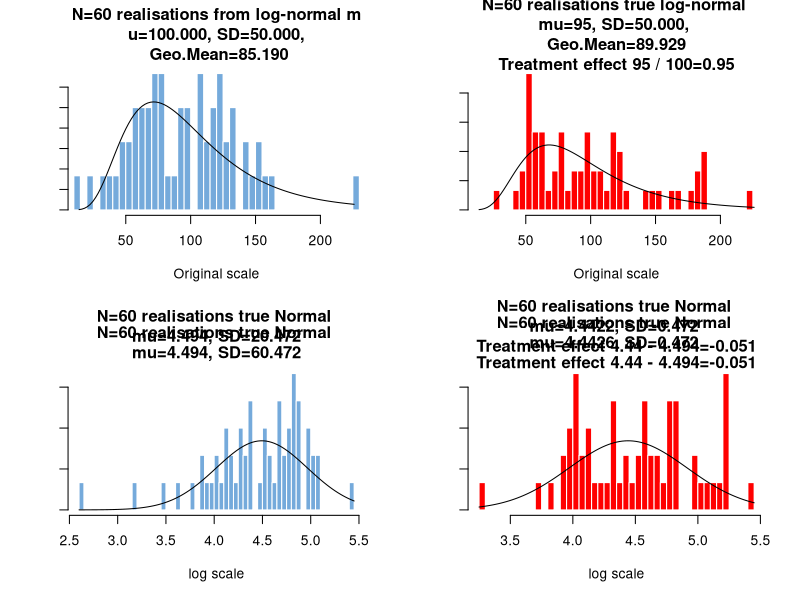
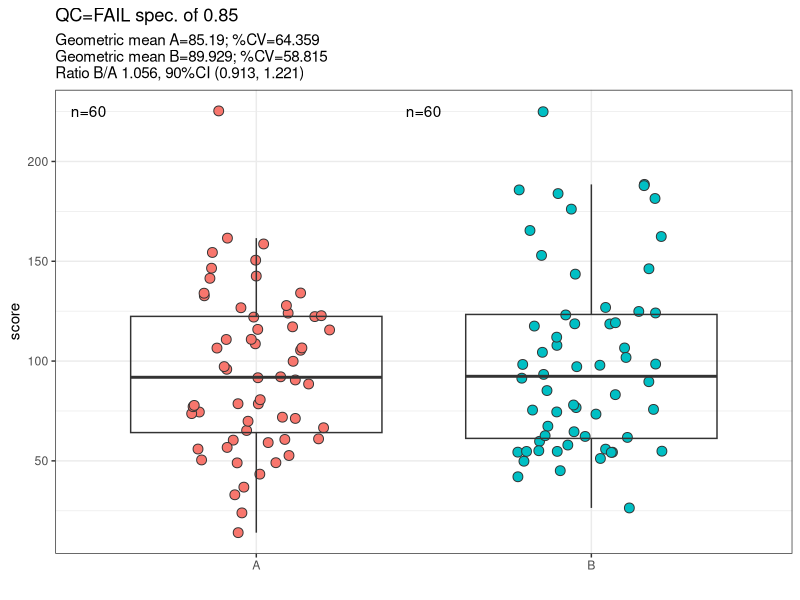
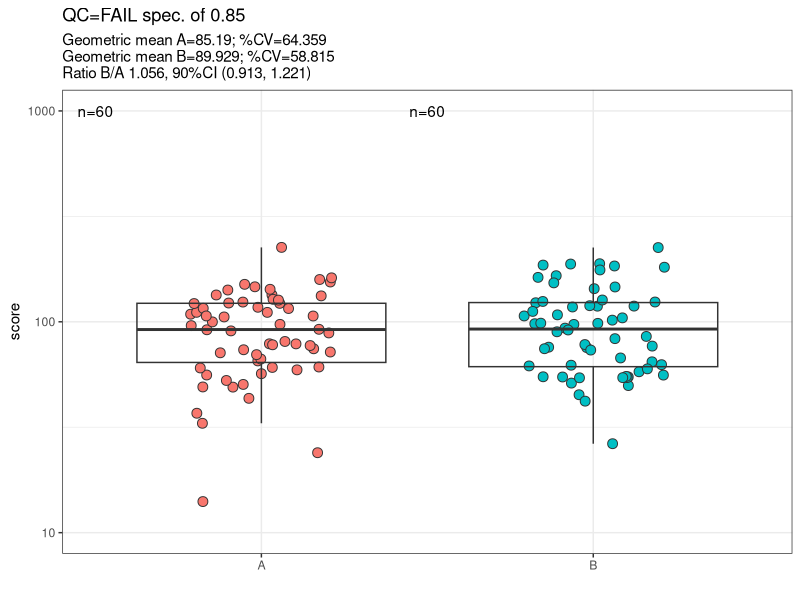

Here is the R script that generated these plots, in order:

# the histograms are better then the old apps
rm(list=ls())

# updating the plot in my app
 
p3 <- function(x) {formatC(x, format="f", digits=3)}
p4 <- function(x) {formatC(x, format="f", digits=4)}
p2 <- function(x) {formatC(x, format="f", digits=2)}
p1 <- function(x) {print(formatC(x, format="f", digits=1),quote=FALSE)}
p1 <- function(x) {formatC(x, format="f", digits=1)}
p0 <- function(x) {formatC(x, format="f", digits=0)}

#~~~~~~~~~~~~~~~~~~~~~~~~~~~~~~~~~~~~~~~~~~~~~~~~~~~~~~~~~~~~~~~~~~~~~~~~~~~~~~~~~~~~~

# try these functions https://github.com/davidski/collector/blob/main/R/fit_distributions.R

#' Given a set of parameters describing a lognormal distribution, return
#'   the parameters of the underlying normal distribution.

lognormal_to_normal <- function(meanlog, sdlog) {
  norm_mean <- exp(meanlog + sdlog^2 / 2)
  norm_sd <- sqrt( (exp(sdlog^2) - 1) * exp(2*meanlog + sdlog^2))
  list(mean = norm_mean, sd = norm_sd)
}

#' Given parameters that describe a normal distribution, convert them back
#'   to parameters for a lognormal distribution.

#' normal_to_lognormal(normmean = 20, normsd = 3)
normal_to_lognormal <- function(normmean=10, normsd=2) {
  phi <- sqrt(normsd ^ 2 + normmean ^ 2)
  lognorm_meanlog <- log(normmean ^ 2 / phi)
  lognorm_sdlog <- sqrt(log(phi ^ 2 / normmean ^ 2))
  list(meanlog = lognorm_meanlog, sdlog = lognorm_sdlog)
}

#~~~~~~~~~~~~~~~~~~~~~~~~~~~~~~~~~~~~~~~~~~~~~~~~~~~~~~~~~~~~~~~~~~~~~~~~~~~~~~~~~~~~~
#-------------------------------------------------------------------------------------


mux <- 4278
a   <- 4404 

mux <- 100
a <- 50
zx  <- 0.8    # delta: hypothesised log-normal proportional change, this will be logged",
#d   <- 300 # Patients in one arm
pow <- .894


# mux <- .5
# a   <- .2
zx  <- 0.95    # delta: hypothesised log-normal proportional change, this will be logged",
d   <- 60#300 # Patients in one arm
 

#------------------------------------------------------------------------------------
# use Normal mean and sd to get back the lognormal mean and lognormal SD!

# Norm.2.logN

normal_to_lognormal(normmean = mux, normsd = a)

v <- a^2
m <- mux

phi = sqrt(v + m^2);
(mu    = log(m^2/phi) )          # mean of log(Y)     
(sigma = sqrt(log(phi^2/m^2)))   # std dev of log(Y)  
  
# feed normal distibution parameters into this function:
zz <- power.t.test(n=d, delta =log(zx), sd=sigma, sig.level=0.05,
                  # power=pow,
                   type="two.sample", alternative=c("two.sided"))

 
#~~~~~~~~~~~~~~~~~~~~~~~~~~~~~~~~~~~~~~~~~~~~~~~~~~~~~~~~~~~~~~~~~~~~~~~~~~~~~~~~~~~~~
# this duplicates my code
lognormal_to_normal(meanlog=mu, sdlog=sigma)

v <- sigma^2
(logN.mu <- exp(mu+0.5* v))
(logN.SD <- logN.mu*sqrt(exp(v)-1))
 
###~~~~~~~~~~~~~~~~~~~~~~~~~~~~~~~~~~~~~~~~~~~~~~~~~~~~~~~~~~~~~~~~~~~~~~~~~~~~~~~~
#~~~~~~~~~~~~~~~~~~~~~~~~~~~~~~~~~~~~~~~~~~~~~~~~~~~~~~~~~~~~~~~~~~~~~~~~~~~~~~~~~~~~~
# generate data

N <- ceiling(zz$n)
sd    <- sigma
delta <- log(zx)

A <- lapply(1:N, function(i) rlnorm(1, meanlog=mu,       sdlog=sd))
B <- lapply(1:N, function(i) rlnorm(1, meanlog=mu+delta, sdlog=sd))

A <- unlist(A)
B <- unlist(B)

A.GM <- exp(mean(log(A)))
B.GM <- exp(mean(log(B)))


#___________________________________________________________________________________'


#~~~~~~~~~~~~~~~~~~~~~~~~~~~~~~~~~~~~~~~~~~~~~~~~~~~~~~~~~~~~~~~~~~~~~~~~~~~~~~~~~~~~~

par(mfrow=c(2,2))

x<-seq(-8+mu,+8+mu,by=0.02)

br <- ifelse(N<100, N, 100) # breaks in histogram

lx <- floor(min(A, B))
ux <- ceiling(max(A,B))


llx <- floor(min(log(A), log(B)))
lux <- ceiling(max(log(A), log(B)))

#~~~~~~~~~~~~~~~~~~~
MASS::truehist(A, 
              yaxt='n' ,
              nbins=br,  axes=FALSE,
               main=paste0("N=",N," realisations from log-normal m\nu=",p3(logN.mu),", SD=",p3(logN.SD),
                           ",\n Geo.Mean=",p3(A.GM)), col = "#75AADB", xlim=c(lx,ux),
              border = "white", xlab="Original scale")

curve(dlnorm(x, meanlog = mu, sdlog =sigma, log = FALSE), add=TRUE)
Axis(side=1, labels=TRUE)
Axis(side=2, labels=FALSE)

#~~~~~~~~~~~~~~~~~~~~~~~~~~~~~~~~~~~~~~~~~~~~~~~~~~~~~~~~~~~~~~~~~~~~~~~~~~~~~~~~~~~~~
MASS::truehist(B, 
                yaxt='n' ,
                nbins=br,  axes=FALSE,
               main=paste0("N=",N," realisations true log-normal \nmu=",mux*zx,", SD=", p3(logN.SD),
                           ", \nGeo.Mean=",p3(B.GM) ,"\nTreatment effect ",mux*zx," / ",mux,"=",zx),  xlim=c(lx,ux),
               col = "red", border = "white", xlab="Original scale")
 
curve(dlnorm(x, meanlog = mu+delta, sdlog =sigma, log = FALSE), add=TRUE)
Axis(side=1, labels=TRUE)
Axis(side=2, labels=FALSE)

#~~~~~~~~~~~~~~~~~~~~~~~~~~~~~~~~~~~~~~~~~~~~~~~~~~~~~~~~~~~~~~~~~~~~~~~~~~~~~~~~~~~~~
MASS::truehist(log(A), yaxt='n' , nbins=br,  axes=FALSE,
               main=paste0("N=",N," realisations true Normal \nmu=",p3(mu),", SD=",xlim=c(llx,lux),
                           p3(sd),""), col = "#75AADB", border = "white",  xlab="log scale")
curve(dnorm(x,mu,sd), add=TRUE)
Axis(side=1, labels=TRUE)
Axis(side=2, labels=FALSE)

#~~~~~~~~~~~~~~~~~~~~~~~~~~~~~~~~~~~~~~~~~~~~~~~~~~~~~~~~~~~~~~~~~~~~~~~~~~~~~~~~~~~~~
MASS::truehist(log(B), yaxt='n' , nbins=br, axes=FALSE, 
               main=paste0("N=",N," realisations true Normal \nmu=",p3(mu+delta), xlim=c(llx,lux),
                           ", SD=",p3(sd)," \nTreatment effect ", p2(mu+delta)," - ",p3(mu),"=",
                           p3(log(zx))), col = "red", border = "white", xlab="log scale" )
curve(dnorm(x,mu+delta,sd), add=TRUE)
Axis(side=1, labels=TRUE)
Axis(side=2, labels=FALSE)

par(mfrow=c(1,1))

#~~~~~~~~~~~~~~~~~~~~~~~~~~~~~~~~~~~~~~~~~~~~~~~~~~~~~~~~~~~~~~~~~~~~~~~~~~~~~~~~~~~~~
# boxplots

conf    <- 0.9
qclevel <- 0.85

d <- data.frame(x =c(rep( "A" , N), rep( "B" , N)), y=c(A,B))

res <- t.test(log(d$y)~d$x, var.equal = TRUE, conf.level=conf) # t test

ci <- exp(-res$conf.int)
hi <- round(ci[1],3)
lo <- round(ci[2],3)

qc <- ifelse(((qclevel<=lo) && (hi<=1/qclevel)), paste0("PASS spec. of ", qclevel), paste0("FAIL spec. of ", qclevel))
GmeanR <- round(exp(res$estimate[1]),3) # geometric means
GmeanT <- round(exp(res$estimate[2]),3) # geometric means

# %CV get the sd of the logged data and exponenitate
cv1 <-exp(tapply(log(d$y), d$x, sd))
GmeanRcv <-  round((((cv1[1])-1)*100),3)
GmeanTcv <-  round((((cv1[2])-1)*100),3)

ratio. <- exp( (res$estimate)[2] - (res$estimate)[1])
ratio. <- round(ratio.,3)
require(ggplot2)
 

# run a ggplot 
d$Y <-  (d$y)  # choose response

gx <- ggplot(d, aes(x=x, y=Y)) +
  geom_point(aes(fill=x), size=3, shape=21, colour="grey20",
             position =position_jitter(width=.22, height=0))+
  geom_boxplot(outlier.colour=NA, fill=NA,colour="grey20") +
  
  labs(title=paste0("QC=", qc)) + xlab("") + ylab("score") +
  labs(subtitle = 
         paste0("Geometric mean A=" ,GmeanR,"; %CV=",GmeanRcv,
                "\nGeometric mean B=" ,GmeanT,"; %CV=",GmeanTcv,
                "\nRatio B/A " ,ratio.,", ",conf*100,"%CI (",lo,", ",hi,")")) +
  
  annotate("text", x=0.5, y=max(d$y), label=paste0("n=", table(d$x)[1][[1]])) +
  annotate("text", x=1.5, y=max(d$y), label=paste0("n=", table(d$x)[2][[1]]))    +
  theme(legend.position="none") +
  guides(fill="none") +
  theme_bw() 
 
  
  
print(gx)

#~~~~~~~~~~~~~~~~~~~~~~~~~~~~~~~~~~~~~~~~~~~~~~~~~~~~~~~~~~~~~~~~~~~~~~~~~~~~~~~~~~~~~
##### log the response and use exponentiated ticks
#~~~~~~~~~~~~~~~~~~~~~~~~~~~~~~~~~~~~~~~~~~~~~~~~~~~~~~~~~~~~~~~~~~~~~~~~~~~~~~~~~~~~~
   # now use the tick info on ggplot of log response
   d$Y <-  log(d$y)  # choose response
 
   # choose appropriate scale
   # next scale bigger than max d$y
   scalez <- c(0.001, 0.01, .1 ,1, 10, 100, 1000, 10000, 1e5 , 1e6)
   top <-    min(which( max(d$y) < scalez))
   bottom <- max(which( min(d$y) > scalez))
   scalez <- scalez[bottom:top]
   
 
    ticks= log(scalez)
 
   #~~~~~~~~~~~~~~~~~~~~~~~~~~~~~~~~~~~~~~~~~
   
   labs <- exp(ticks)  # exponentiate the labels
   
   g1 <- ggplot(d, aes(x=x, y=Y)) +
     geom_point(aes(fill=x), size=3, shape=21, colour="grey20",
                position =position_jitter(width=.22, height=0))+
     geom_boxplot(outlier.colour=NA, fill=NA,colour="grey20") +
  
    scale_y_continuous(
      
     limits=c(   ticks[1],  ticks[length(ticks)]  ), 
        breaks= ticks,    # this is where the values go
        labels= labs) +   # these are labels
     
     labs(title=paste0("QC=", qc)) + xlab("") + ylab("score") +
     labs(subtitle = 
            paste0("Geometric mean A=" ,GmeanR,"; %CV=",GmeanRcv,
                   "\nGeometric mean B=" ,GmeanT,"; %CV=",GmeanTcv,
                   "\nRatio B/A " ,ratio.,", ",conf*100,"%CI (",lo,", ",hi,")")) +
     
     annotate("text", x=0.5, y=max(ticks), label=paste0("n=", table(d$x)[1][[1]])) +
     annotate("text", x=1.5, y=max(ticks), label=paste0("n=", table(d$x)[2][[1]]))    +
     theme(legend.position="none") +
     guides(fill="none") +
     theme_bw() 
   
   print(g1)
   
   #~~~~~~~~~~~~~~~~~~~~~~~~~~~~~~~~~~~~~~~~~~~~~~~~~~~~~~~~~~~~~~~~~~~~~~~~~~~~~~~
   







